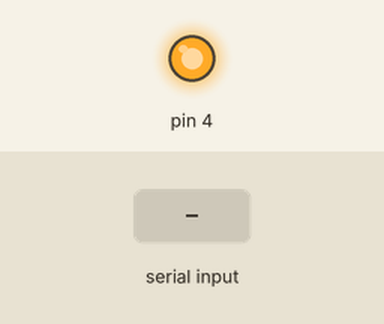
A sketch run on a simulated Arduino Uno, built with avr-gcc and run on an emulated ATmega328P. On the bench: output pins drawn as LEDs (lit = HIGH). Dashed ring = blinking. The inputs (shaded band) are chosen by the test bench. Random numbers use the default seed unless the sketch sets one; what the sketch prints to the serial monitor is not drawn.

Above: at 1.2 s.
1.3 s: "2" received over Serial
At 11.2 s:
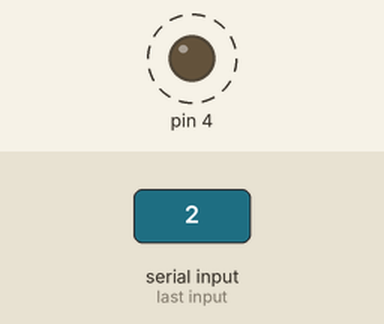
Timing chart, 0 to 11.8 s (numbered marks = the images above; inputs shaded):
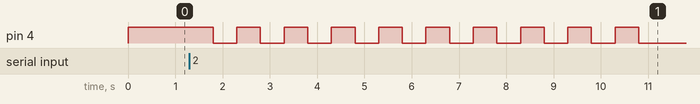

The sketch:

5prac.ino
```cpp
char choice;

void setup() {
  pinMode(4, OUTPUT);
  Serial.begin(9600);
  digitalWrite(4,HIGH);
}

int speed = 500;

void loop() {
  Serial.println("Enter choice (0,1,2): ");

  while (Serial.available() == 0) {}

  choice = Serial.read();

  choice = tolower(choice);

  switch(choice) {
    case '0':
      digitalWrite(4,HIGH);
      break;
    case '1':
      digitalWrite(4,LOW);
      break;
    case '2':
      for (int i = 0; i< 10; i++){
        digitalWrite(4,HIGH);
        delay(speed);
        digitalWrite(4,LOW);
        delay(speed);
      }
      break;
    default:
      Serial.println("Invalid choice!");
      break;
  }

  delay(500);
}
```

Measured:
- after the input at 1.3 s, pin 4: alternates HIGH for 0.50 s and LOW for 0.50 s, starting after 0.50 s
